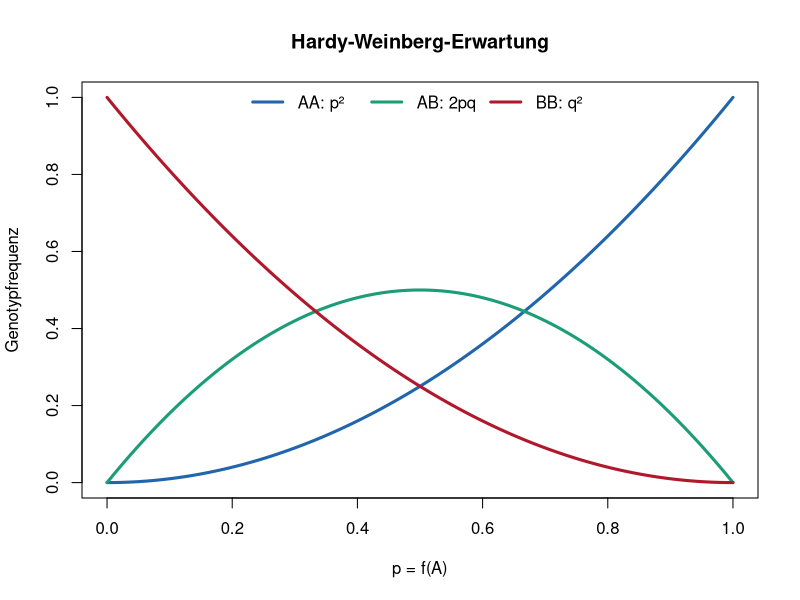
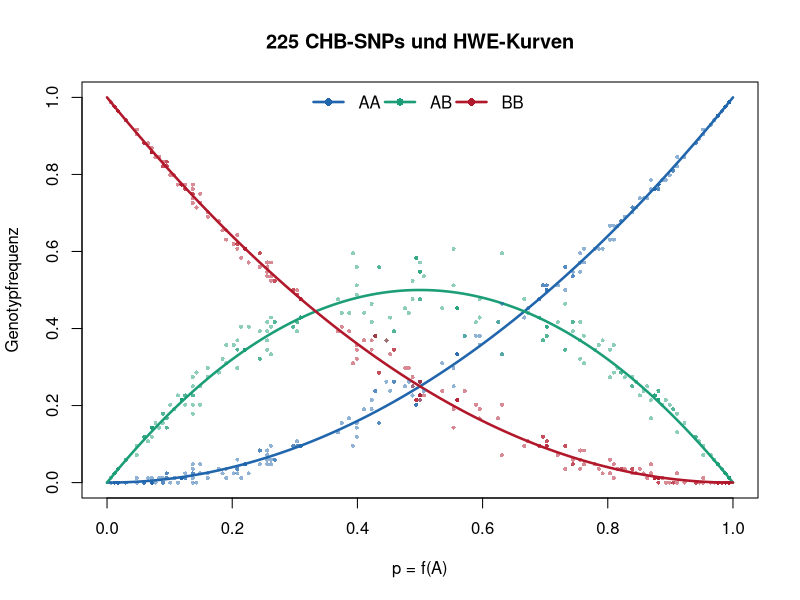
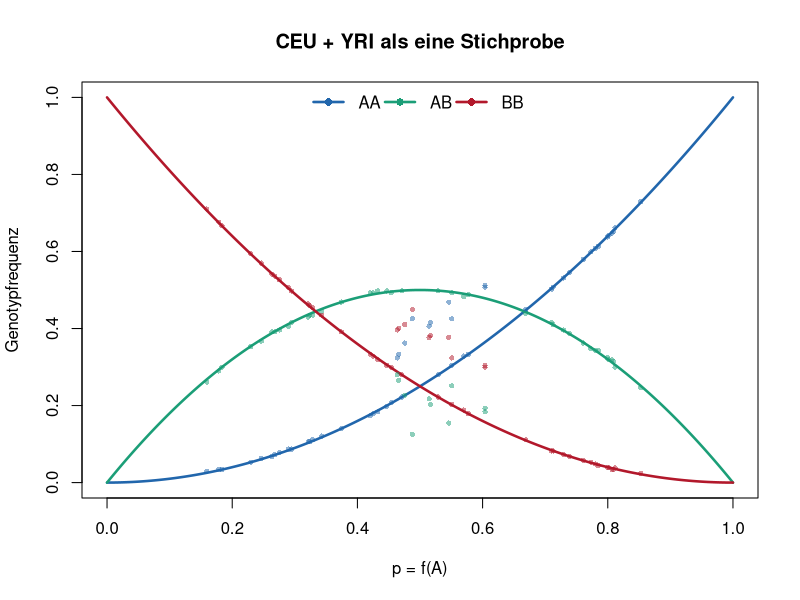
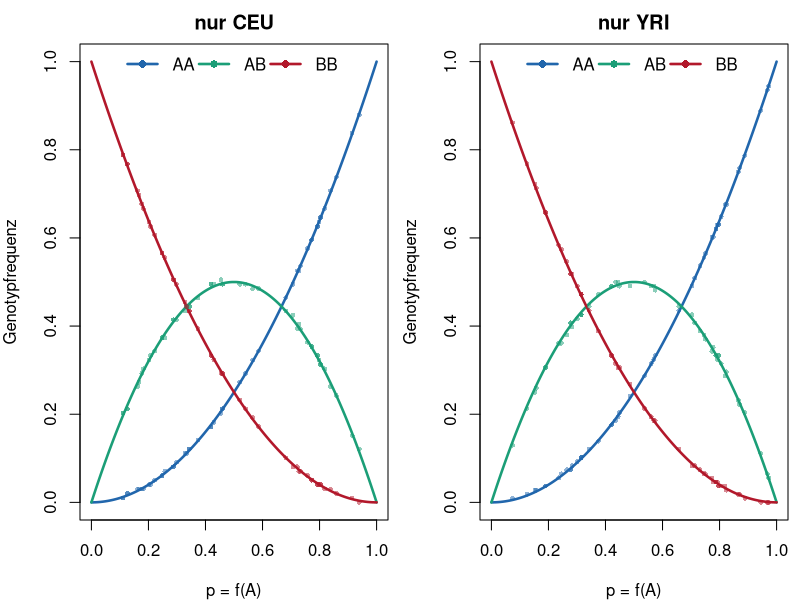

Here is the R script that generated these plots, in order:
## ---- chunk 1
stopifnot(
  file.exists("data/hapmap_chb_chr1.csv"),
  file.exists("data/famous_snps.csv"),
  file.exists("data/panel_ceu_yri.csv")
)
hapmap <- read.csv("data/hapmap_chb_chr1.csv")
famous <- read.csv("data/famous_snps.csv")
panel <- read.csv("data/panel_ceu_yri.csv")
head(hapmap)
## ---- chunk 2
allele_frequency <- function(AA, AB, BB) {
  n <- AA + AB + BB
  p <- (2 * AA + AB) / (2 * n)
  c(n = n, p = p, q = 1 - p)
}

allele_frequency(AA = 25, AB = 50, BB = 25)
## ---- chunk 3
rbind(
  Population_1 = allele_frequency(25, 50, 25),
  Population_2 = allele_frequency(50, 0, 50)
)
## ---- chunk 4
pgrid <- seq(0, 1, length.out = 301)
cols <- c(AA = "#2166ac", AB = "#1b9e77", BB = "#b2182b")

plot_hwe <- function(dat, main, cex = 0.7) {
  plot(pgrid, pgrid^2, type = "l", lwd = 2.5, col = cols["AA"],
       ylim = c(0, 1), xlab = "p = f(A)", ylab = "Genotypfrequenz",
       main = main)
  lines(pgrid, 2 * pgrid * (1 - pgrid), lwd = 2.5, col = cols["AB"])
  lines(pgrid, (1 - pgrid)^2, lwd = 2.5, col = cols["BB"])
  points(dat$p, dat$f_AA, pch = 16, cex = cex,
         col = adjustcolor(cols["AA"], 0.5))
  points(dat$p, dat$f_AB, pch = 16, cex = cex,
         col = adjustcolor(cols["AB"], 0.5))
  points(dat$p, dat$f_BB, pch = 16, cex = cex,
         col = adjustcolor(cols["BB"], 0.5))
  legend("top", names(cols), col = cols, pch = 16, lwd = 2.5,
         bty = "n", ncol = 3)
}

plot(pgrid, pgrid^2, type = "l", lwd = 3, col = cols["AA"],
     ylim = c(0, 1), xlab = "p = f(A)", ylab = "Genotypfrequenz",
     main = "Hardy-Weinberg-Erwartung")
lines(pgrid, 2 * pgrid * (1 - pgrid), lwd = 3, col = cols["AB"])
lines(pgrid, (1 - pgrid)^2, lwd = 3, col = cols["BB"])
legend("top", c("AA: p²", "AB: 2pq", "BB: q²"),
       col = cols, lwd = 3, bty = "n", ncol = 3)
## ---- chunk 5
hapmap$n <- rowSums(hapmap[c("AA", "AB", "BB")])
hapmap$p <- (2 * hapmap$AA + hapmap$AB) / (2 * hapmap$n)
hapmap$f_AA <- hapmap$AA / hapmap$n
hapmap$f_AB <- hapmap$AB / hapmap$n
hapmap$f_BB <- hapmap$BB / hapmap$n
## ---- chunk 6
plot_hwe(hapmap, "225 CHB-SNPs und HWE-Kurven", cex = 0.55)
## ---- chunk 7
ceu <- panel[panel$pop == "CEU", ]
yri <- panel[panel$pop == "YRI", ]
stopifnot(identical(ceu$snp, yri$snp))

pooled <- data.frame(
  snp = ceu$snp,
  AA = ceu$AA + yri$AA,
  AB = ceu$AB + yri$AB,
  BB = ceu$BB + yri$BB
)
pooled$n <- rowSums(pooled[c("AA", "AB", "BB")])
pooled$p <- (2 * pooled$AA + pooled$AB) / (2 * pooled$n)
pooled$f_AA <- pooled$AA / pooled$n
pooled$f_AB <- pooled$AB / pooled$n
pooled$f_BB <- pooled$BB / pooled$n
## ---- chunk 8
plot_hwe(pooled, "CEU + YRI als eine Stichprobe")
## ---- chunk 9
ceu$n <- rowSums(ceu[c("AA", "AB", "BB")])
ceu$p <- (2 * ceu$AA + ceu$AB) / (2 * ceu$n)
ceu$f_AA <- ceu$AA / ceu$n
ceu$f_AB <- ceu$AB / ceu$n
ceu$f_BB <- ceu$BB / ceu$n

yri$n <- rowSums(yri[c("AA", "AB", "BB")])
yri$p <- (2 * yri$AA + yri$AB) / (2 * yri$n)
yri$f_AA <- yri$AA / yri$n
yri$f_AB <- yri$AB / yri$n
yri$f_BB <- yri$BB / yri$n
## ---- chunk 10
par(mfrow = c(1, 2), mar = c(4, 4, 2.2, 0.6))
plot_hwe(ceu, "nur CEU", cex = 0.65)
plot_hwe(yri, "nur YRI", cex = 0.65)
## ---- chunk 11
duffy <- famous[famous$snp == "rs2814778", ]
ceu_d <- duffy[duffy$pop == "CEU", ]
yri_d <- duffy[duffy$pop == "YRI", ]
pool_d <- data.frame(
  AA = ceu_d$AA + yri_d$AA,
  AB = ceu_d$AB + yri_d$AB,
  BB = ceu_d$BB + yri_d$BB
)
n_pool <- sum(pool_d)
p_pool <- (2 * pool_d$AA + pool_d$AB) / (2 * n_pool)

rbind(
  CEU = c(TT = ceu_d$AA, TC = ceu_d$AB, CC = ceu_d$BB),
  YRI = c(TT = yri_d$AA, TC = yri_d$AB, CC = yri_d$BB),
  gepoolt = c(TT = pool_d$AA, TC = pool_d$AB, CC = pool_d$BB)
)
c(
  p_gepoolt = p_pool,
  erwartet_2pq = 2 * p_pool * (1 - p_pool),
  beobachtet_f_AB = pool_d$AB / n_pool
)
